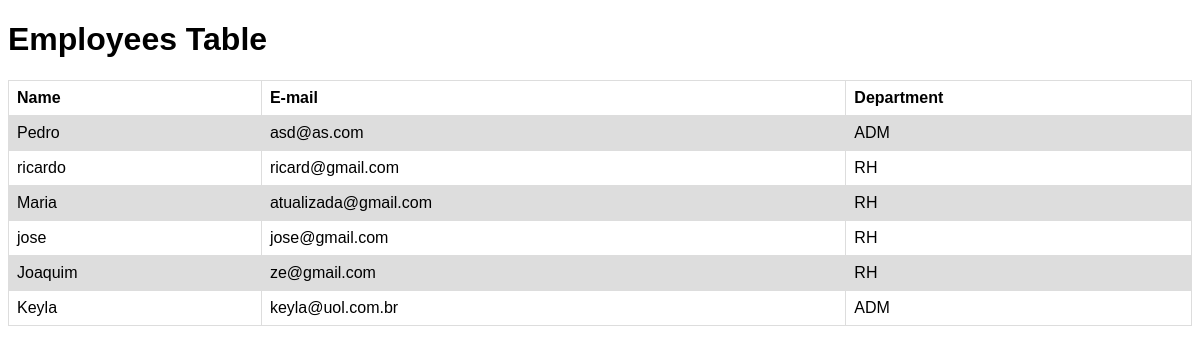
The page / on the database its author committed.
### employees/models.py (models this page shows, shortened)
class Employee(models.Model):
    name = models.CharField(blank=False, max_length=100)
    email = models.EmailField(blank=False, max_length=50)
    DEPARTMENTS = [
        ('RH', 'Human Resources'),
        ('ADM', 'Administration'),
        ('DEV', 'Development'),
        ('IT', 'Information Technology'),
    ]
    department = models.CharField(blank=False, max_length=100, choices=DEPARTMENTS)

### employees/views.py (the view)
# urls.py: path('', home_employees_list),
def home_employees_list(request):
    employees = Employee.objects.all()
    return render(request, 'employees.html', {'employees': employees})

### templates/employees.html (shortened to what this page needs)
<!doctype html>
<html lang="en">
<head>
</head>
<body>
    <h1>Employees Table</h1>
    <table>
        <tr>
            <th>Name</th>
            <th>E-mail</th>
            <th>Department</th>
        </tr>
        {% for employee in employees %}
        <tr>
            <td>{{ employee.name }}</td>
            <td>{{ employee.email }}</td>
            <td>{{ employee.department }}</td>
        </tr>
        {% endfor %}
    </table>
</body>
</html>

### templates/employees.html (style rules this page uses)
h1 { font-family: arial, sans-serif; }
table { font-family: arial, sans-serif; border-collapse: collapse; width: 100%; }
td, th { border: 1px solid #dddddd; text-align: left; padding: 8px; }
tr:nth-child(even) { background-color: #dddddd; }

### rows shown on the page
Employee: name "Pedro", email "asd@as.com", department "ADM"
Employee: name "ricardo", email "ricard@gmail.com", department "RH"
Employee: name "Maria", email "atualizada@gmail.com", department "RH"
Employee: name "jose", email "jose@gmail.com", department "RH"
Employee: name "Joaquim", email "ze@gmail.com", department "RH"
Employee: name "Keyla", email "keyla@uol.com.br", department "ADM"
